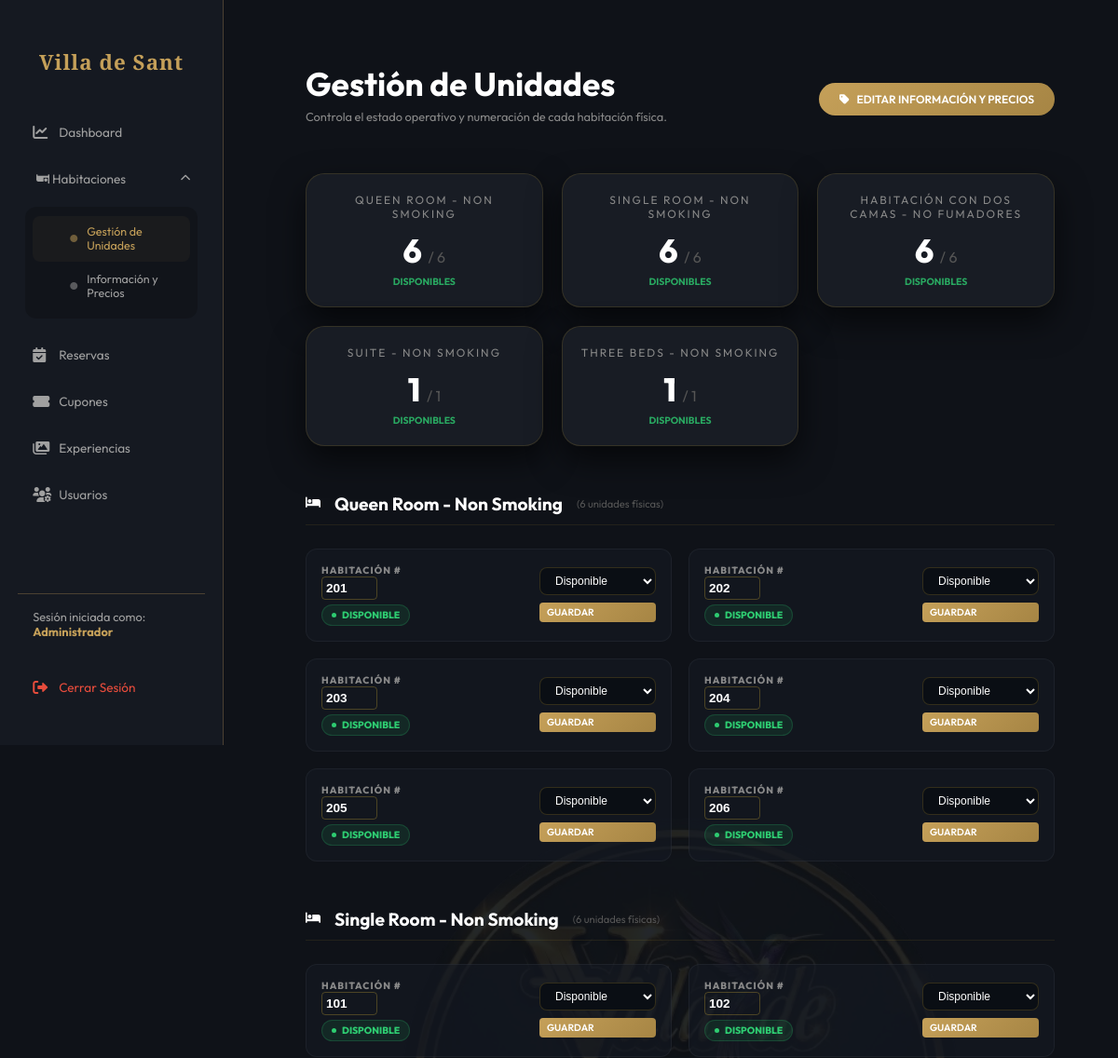
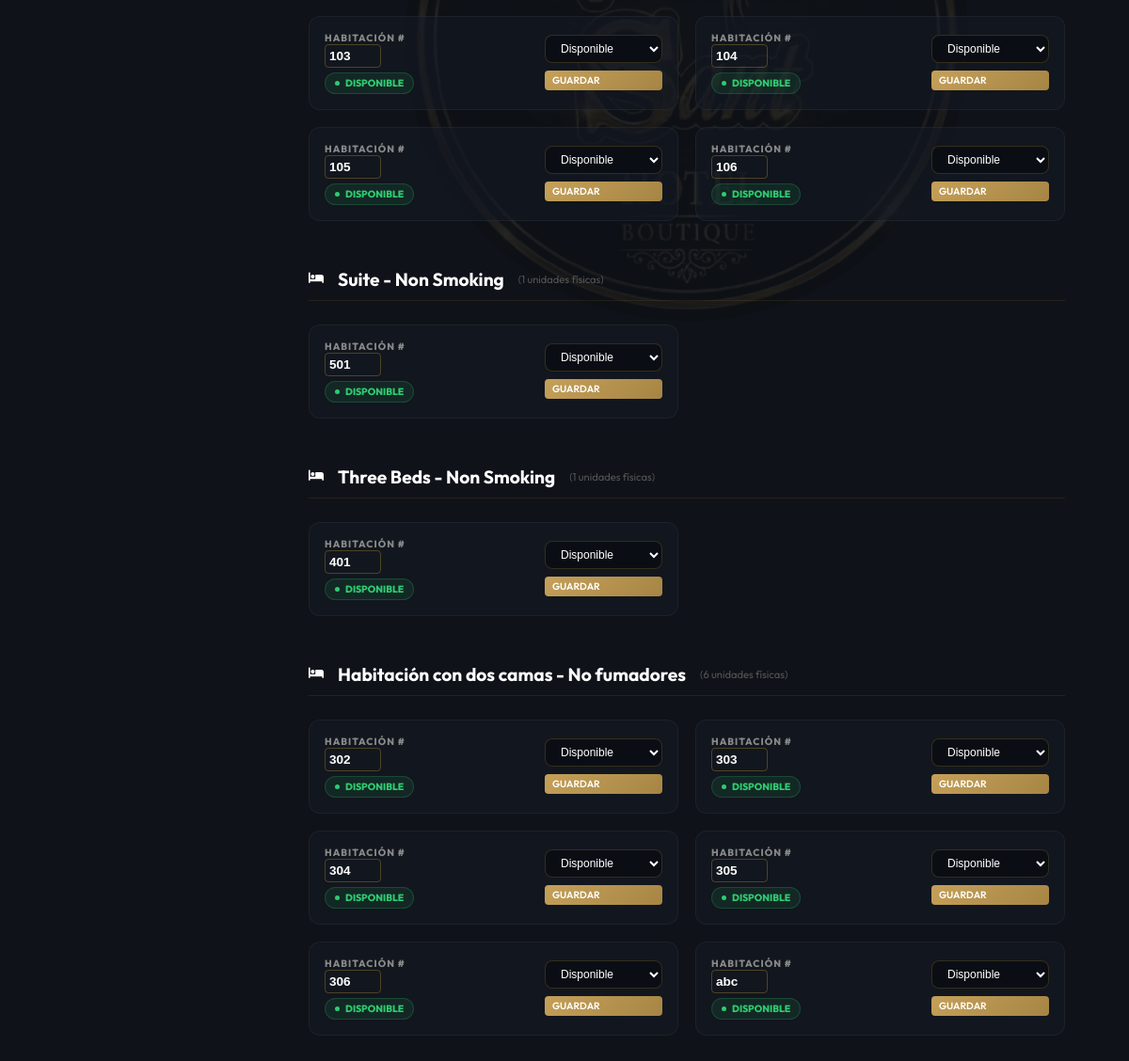
The app's page /?action=admin-habitaciones (signed in) with its own data (2 pictures, top to bottom).
### tables this page shows
CREATE TABLE `habitaciones` (
  `id` int(11) NOT NULL,
  `tipo` varchar(50) NOT NULL COMMENT 'Tipo de habitación (Single, Queen, etc.)',
  `numero` varchar(10) NOT NULL COMMENT 'Número de habitación ej: 101',
  `nombre` varchar(120) NOT NULL,
  `descripcion` text DEFAULT NULL,
  `precio` decimal(10,2) NOT NULL,
  `estado` enum('disponible','ocupado','mantenimiento') DEFAULT 'disponible',
  `imagen` varchar(255) DEFAULT NULL,
  `caracteristicas` longtext DEFAULT NULL CHECK (json_valid(`caracteristicas`)),
  `created_at` timestamp NOT NULL DEFAULT current_timestamp()
);

### controllers/AdminController.php (called while the page is built, shortened)
<?php
class AdminController {
    public function habitaciones() {
        require_once 'views/admin/habitaciones.php';
    }
}
?>

### views/admin/habitaciones.php (the view, shortened to what this page needs)
<?php
$db = (new Database())->getConnection();
$stmt_summary = $db->query("
    SELECT tipo, nombre,
           COUNT(*) as total,
           SUM(CASE WHEN estado = 'disponible' THEN 1 ELSE 0 END) as disponibles
    FROM habitaciones
    GROUP BY tipo, nombre
    ORDER BY total DESC
");
$resumen_tipos = $stmt_summary->fetchAll(PDO::FETCH_ASSOC);
$stmt_units = $db->query("SELECT * FROM habitaciones ORDER BY tipo, numero");
$unidades_raw = $stmt_units->fetchAll(PDO::FETCH_ASSOC);
$unidades_por_tipo = [];
foreach ($unidades_raw as $u) {
    $unidades_por_tipo[$u['nombre']][] = $u;
}
include_once "views/layouts/admin_header.php";
?>
<div class="admin-container" style="color: white; padding: 20px;">
    <div style="display: flex; justify-content: space-between; align-items: center; margin-bottom: 40px; flex-wrap: wrap; gap: 15px;">
        <div>
            <h2 class="serif gold-text" style="font-size: clamp(1.4rem, 4vw, 2.2rem); margin: 0;">Gestión de Unidades</h2>
            <p style="color: #888; margin-top: 5px;">Controla el estado operativo y numeración de cada habitación física.</p>
        </div>
        <a href="index.php?action=admin-precios" class="btn-gold" style="padding: 10px 22px; font-size: 0.75rem; border-radius: 50px;">
            <i class="fas fa-tag"></i> EDITAR INFORMACIÓN Y PRECIOS
        </a>
    </div>
    <div style="display: grid; grid-template-columns: repeat(auto-fit, minmax(220px, 1fr)); gap: 20px; margin-bottom: 50px;">
        <?php foreach ($resumen_tipos as $tipo): ?>
        <div class="glass-card" style="padding: 20px; border-color: rgba(212, 175, 55, 0.15); text-align: center;">
            <div style="font-size: 0.75rem; text-transform: uppercase; letter-spacing: 2px; color: #888; margin-bottom: 10px;"><?php echo htmlspecialchars($tipo['nombre']); ?></div>
            <div style="font-size: 2.2rem; font-weight: 800; color: var(--primary-gold);">
                <?php echo $tipo['disponibles']; ?> <span style="font-size: 1rem; color: #555; font-weight: 400;">/ <?php echo $tipo['total']; ?></span>
            </div>
            <div style="font-size: 0.65rem; color: #2ecc71; font-weight: 700; margin-top: 5px; opacity: 0.8;">DISPONIBLES</div>
        </div>
        <?php endforeach; ?>
    </div>
    <?php foreach ($unidades_por_tipo as $nombre_cat => $unidades): ?>
    <section class="admin-rooms-section">
        <div class="section-header">
            <i class="fas fa-bed" style="color: var(--primary-gold);"></i>
            <h3><?php echo htmlspecialchars($nombre_cat); ?></h3>
            <span style="font-size: 0.7rem; color: #555;">(<?php echo count($unidades); ?> unidades físicas)</span>
        </div>
        <div style="display: grid; grid-template-columns: repeat(auto-fill, minmax(280px, 1fr)); gap: 18px;">
            <?php foreach ($unidades as $u): ?>
            <div class="unit-card">
                <form method="POST" style="width: 100%; display: flex; justify-content: space-between; align-items: center;">
                    <div class="unit-info">
                        <div class="unit-num">HABITACIÓN #</div>
                        <input type="text" name="numero_habitacion" value="<?php echo $u['numero']; ?>"
                               style="background: transparent; border: 1px solid rgba(212,175,55,0.3); color: white; width: 60px; padding: 4px; border-radius: 4px; font-weight: 700; margin-bottom: 5px; font-size: 0.85rem;">
                        <br>
                        <div class="status-pill <?php echo $u['estado']; ?>">
                            <div style="width: 5px; height: 5px; border-radius: 50%; background: currentColor;"></div>
                            <?php echo $u['estado']; ?>
                        </div>
                    </div>
                    <div class="unit-actions" style="display: flex; flex-direction: column; gap: 8px;">
                        <select name="estado" style="width: 100%;">
                            <option value="disponible" <?php echo $u['estado'] == 'disponible' ? 'selected' : ''; ?>>Disponible</option>
                        </select>
                        <button type="submit" class="btn-gold" style="padding: 4px 8px; font-size: 0.65rem; border-radius: 4px; width: 100%;">GUARDAR</button>
                    </div>
                </form>
            </div>
            <?php endforeach; ?>
        </div>
    </section>
    <?php endforeach; ?>
</div>
<?php include_once "views/layouts/admin_header.php"; ?>

### assets/css/admin.css (style rules this page uses)
:root { --primary: #c5a059; --primary-dark: #a68544; --bg-dark: #0f1218; --bg-sidebar: #151921; --card-bg: rgba(26, 30, 38, 0.9); --text: #e0e0e0; --text-muted: #a0a0a0; --gold-glow: 0 0 20px rgba(197, 160, 89, 0.2); --gold-border: rgba(197, 160, 89, 0.3); }
html, body { margin: 0; padding: 0; width: 100%; max-width: 100vw; overflow-x: hidden; scroll-behavior: smooth; -webkit-font-smoothing: antialiased; }
* { box-sizing: border-box; }
body { font-family: 'Outfit', sans-serif; background-color: var(--bg-dark); color: var(--text); display: flex; min-height: 100vh; font-size: 0.8rem; }
body::before { content: ''; position: fixed; top: 50%; left: calc(50% + 130px); transform: translate(-50%, -50%); width: 600px; height: 600px; background: url('../img/logo.png') no-repeat center; background-size: contain; opacity: 0.09; z-index: -1; pointer-events: none; }
.glass-card { background: var(--card-bg); backdrop-filter: blur(12px); border: 1px solid var(--gold-border); border-radius: 20px; padding: 2rem; box-shadow: 0 15px 35px rgba(0, 0, 0, 0.6); width: 100%; }
.btn-gold { background: linear-gradient(135deg, var(--primary), var(--primary-dark)); color: white; border: none; padding: 0.7rem 1.2rem; border-radius: 8px; font-family: 'Outfit', sans-serif; font-weight: 600; cursor: pointer; transition: all 0.3s; text-decoration: none; display: inline-flex; align-items: center; gap: 8px; font-size: 0.8rem; }
select, input { background: #0a0e14; border: 1px solid var(--gold-border); color: white; padding: 8px 12px; border-radius: 8px; outline: none; }

### views/admin/habitaciones.php (style rules this page uses)
.admin-rooms-section { margin-bottom: 50px; }
.section-header { display: flex; align-items: center; gap: 15px; margin-bottom: 25px; padding-bottom: 10px; border-bottom: 1px solid rgba(212,175,55,0.1); }
.section-header h3 { font-size: 1.2rem; margin: 0; color: var(--primary-gold); }
.unit-card { background: rgba(20, 25, 35, 0.6); border: 1px solid rgba(255, 255, 255, 0.05); border-radius: 12px; padding: 16px; transition: all 0.3s cubic-bezier(0.4, 0, 0.2, 1); display: flex; justify-content: space-between; align-items: center; }
.unit-info .unit-num { font-size: 0.65rem; color: #888; font-weight: 800; letter-spacing: 1px; }
.status-pill { display: inline-flex; align-items: center; gap: 6px; padding: 4px 10px; border-radius: 50px; font-size: 0.65rem; font-weight: 800; text-transform: uppercase; }
.status-pill.disponible { background: rgba(46, 204, 113, 0.1); color: #2ecc71; border: 1px solid rgba(46, 204, 113, 0.2); }
.unit-actions select { padding: 6px 12px; font-size: 0.75rem; border-radius: 8px; background: #0a0e14; border-color: rgba(212,175,55,0.2); }

### records on screen
habitaciones: numero_habitacion "201", estado "DISPONIBLE", estado "Disponible"
habitaciones: numero_habitacion "202", estado "DISPONIBLE", estado "Disponible"
habitaciones: numero_habitacion "203", estado "DISPONIBLE", estado "Disponible"
habitaciones: numero_habitacion "204", estado "DISPONIBLE", estado "Disponible"
habitaciones: numero_habitacion "205", estado "DISPONIBLE", estado "Disponible"
habitaciones: numero_habitacion "206", estado "DISPONIBLE", estado "Disponible"
habitaciones: numero_habitacion "101", estado "DISPONIBLE", estado "Disponible"
habitaciones: numero_habitacion "102", estado "DISPONIBLE", estado "Disponible"
habitaciones: numero_habitacion "103", estado "DISPONIBLE", estado "Disponible"
habitaciones: numero_habitacion "104", estado "DISPONIBLE", estado "Disponible"
habitaciones: numero_habitacion "105", estado "DISPONIBLE", estado "Disponible"
habitaciones: numero_habitacion "106", estado "DISPONIBLE", estado "Disponible"
habitaciones: numero_habitacion "501", estado "DISPONIBLE", estado "Disponible"
habitaciones: numero_habitacion "401", estado "DISPONIBLE", estado "Disponible"
habitaciones: numero_habitacion "302", estado "DISPONIBLE", estado "Disponible"
habitaciones: numero_habitacion "303", estado "DISPONIBLE", estado "Disponible"
habitaciones: numero_habitacion "304", estado "DISPONIBLE", estado "Disponible"
habitaciones: numero_habitacion "305", estado "DISPONIBLE", estado "Disponible"
habitaciones: numero_habitacion "306", estado "DISPONIBLE", estado "Disponible"
habitaciones: numero_habitacion "abc", estado "DISPONIBLE", estado "Disponible"

### other values on screen
$_SESSION['nombre'] "Administrador"
$tipo['nombre'] "QUEEN ROOM - NON SMOKING"
$tipo['disponibles'] "6"
$tipo['total'] "6"
$tipo['nombre'] "SINGLE ROOM - NON SMOKING"
$tipo['nombre'] "HABITACIÓN CON DOS CAMAS - NO FUMADORES"
$tipo['nombre'] "SUITE - NON SMOKING"
$tipo['disponibles'] "1"
$tipo['total'] "1"
$tipo['nombre'] "THREE BEDS - NON SMOKING"
$nombre_cat "Queen Room - Non Smoking"
count($unidades) "6"
$nombre_cat "Single Room - Non Smoking"
$nombre_cat "Suite - Non Smoking"
count($unidades) "1"
